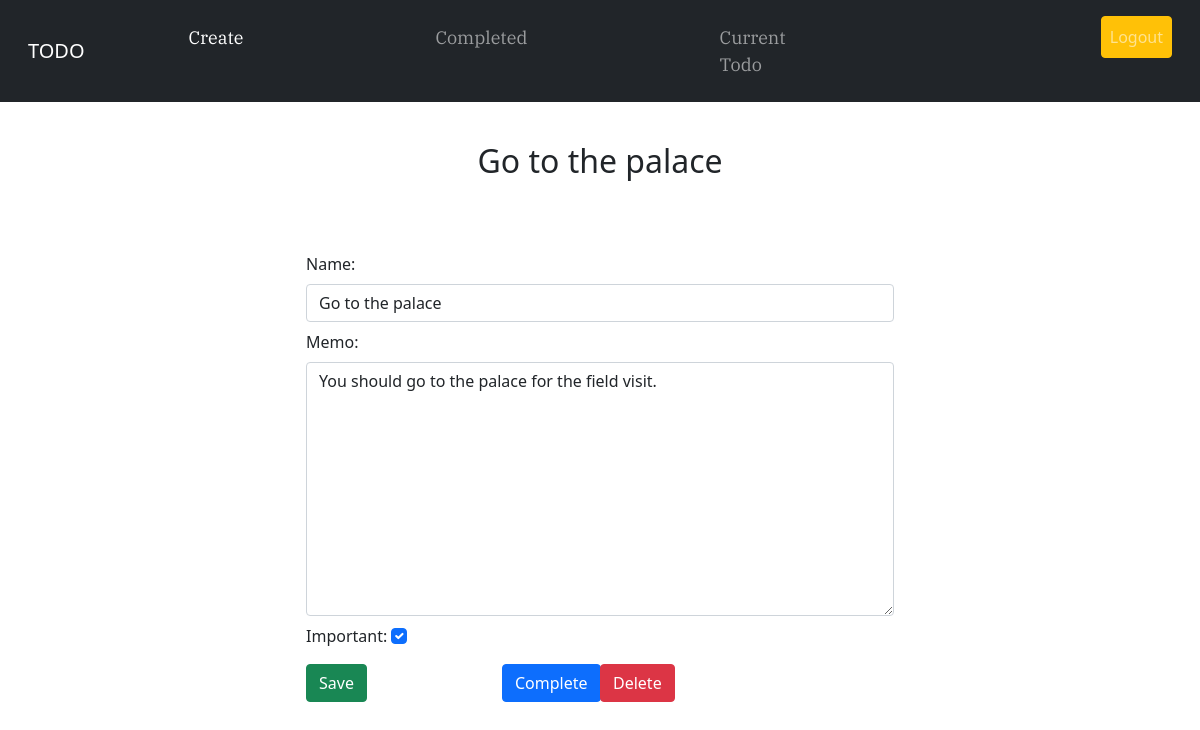
The page /todo/2 (signed in) on the database its author committed.
### todo/models.py (models this page shows, shortened)
class Todoapp(models.Model):
    name = models.CharField(max_length=100)
    memo = models.TextField(max_length= 200, blank = True)
    created_date = models.DateTimeField(auto_now_add=True)
    date_completed = models.DateTimeField(null = True, blank = True)
    important = models.BooleanField(default= False)
    user = models.ForeignKey(User, on_delete = models.CASCADE)

### todo/views.py (the view, shortened to what this page needs)
# urls.py: path('todo/<int:todo_pk>',views.todoview, name = 'todoview'),
@login_required
def todoview(request, todo_pk):
    context = get_object_or_404(Todoapp, pk = todo_pk, user = request.user)
    if request.method == 'GET':
        form = TodoForm(instance=context)
        return render(request,'todo/todoview.html',{'context':context, 'form':form})

### todo/forms.py
class TodoForm(ModelForm):
    class Meta:
        model = Todoapp
        fields = ['name','memo','important']

### todo/templates/todo/todoview.html (shortened to what this page needs)
{% extends 'todo/base.html' %}
{% block content %}
<div class="m-2 p-3">
    <h2 class="d-flex justify-content-center"> {{context.name}} </h2>
</div>
<div class="row justify-content-center mt-5">
    <div class="col-md-6">
        <form method="POST">
            <div class="form-group mb-2">
                <label class="form-label" for="id_name">Name: </label>
                <input class="form-control" type="text" value="{{context.name}}" name="name" maxlength="100" required
                    id="id_name" />
            </div>
            <div class="form-group mb-2">
                <label class="form-label" for="id_memo">Memo: </label>
                <textarea class="form-control" name="memo" rows="10" cols="40" maxlength="200"
                    id="id_memo">{{context.memo}}</textarea>
            </div>
            <div class="form-group mb-2">
                <label class="form-label" for="id_important">Important: </label>
                {% if context.important %}
                <input class="form-check-input" type="checkbox" id="id_important" name="important" checked>
                {% else %}
                <input class="form-check-input" type="checkbox" id="id_important" name="important" aria-checked="false">
                {% endif %}
            </div>
            <button class="btn btn-success mb-2 ml-5 d-inline" type="submit">Save</button>
        </form>
        <div class = "d-flex justify-content-center">
        <div class="col-md-2 mr-5" style="margin-top: -2.89rem;">
            <form method="POST" action="{% url 'completetodo' context.id %}">
                <button class="btn btn-primary mb-2 mr-2 " type="submit">Complete</button>
            </form>
        </div>
        <div class = "col-md-2 mr-5" style="margin-top: -2.89rem;">
            <form method="POST" action="{% url 'deletetodo' context.id %}">
                <button class="btn btn-danger mb-2 mr-2" type="submit">Delete</button>
            </form>
        </div>
    </div>
    </div>
</div>
{% endblock %}

### rows shown on the page
Todoapp: name "Go to the palace", memo "You should go to the palace for the field visit."
